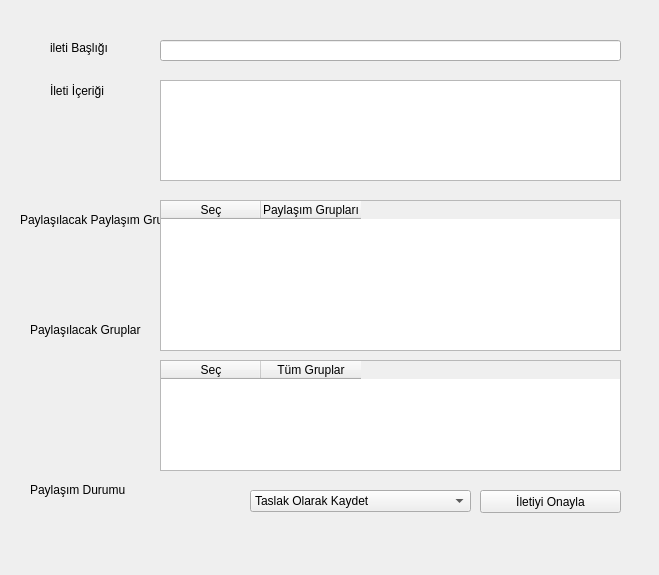
<?xml version="1.0" encoding="UTF-8"?>
<ui version="4.0">
 <class>Form</class>
 <widget class="QWidget" name="Form">
  <property name="geometry">
   <rect>
    <x>0</x>
    <y>0</y>
    <width>659</width>
    <height>575</height>
   </rect>
  </property>
  <property name="windowTitle">
   <string>Yeni İleti Ekranı</string>
  </property>
  <widget class="QLineEdit" name="ileti_basligi">
   <property name="geometry">
    <rect>
     <x>160</x>
     <y>40</y>
     <width>461</width>
     <height>21</height>
    </rect>
   </property>
  </widget>
  <widget class="QLabel" name="label">
   <property name="geometry">
    <rect>
     <x>50</x>
     <y>40</y>
     <width>81</width>
     <height>16</height>
    </rect>
   </property>
   <property name="text">
    <string>ileti Başlığı</string>
   </property>
  </widget>
  <widget class="QLabel" name="label_2">
   <property name="geometry">
    <rect>
     <x>50</x>
     <y>80</y>
     <width>81</width>
     <height>21</height>
    </rect>
   </property>
   <property name="text">
    <string>İleti İçeriği</string>
   </property>
  </widget>
  <widget class="QLabel" name="label_3">
   <property name="geometry">
    <rect>
     <x>20</x>
     <y>210</y>
     <width>151</width>
     <height>20</height>
    </rect>
   </property>
   <property name="text">
    <string>Paylaşılacak Paylaşım Grupları</string>
   </property>
  </widget>
  <widget class="QLabel" name="label_4">
   <property name="geometry">
    <rect>
     <x>30</x>
     <y>320</y>
     <width>151</width>
     <height>20</height>
    </rect>
   </property>
   <property name="text">
    <string>Paylaşılacak Gruplar</string>
   </property>
  </widget>
  <widget class="QLabel" name="label_5">
   <property name="geometry">
    <rect>
     <x>30</x>
     <y>480</y>
     <width>151</width>
     <height>20</height>
    </rect>
   </property>
   <property name="text">
    <string>Paylaşım Durumu</string>
   </property>
  </widget>
  <widget class="QComboBox" name="paylasim_durumu">
   <property name="geometry">
    <rect>
     <x>250</x>
     <y>490</y>
     <width>221</width>
     <height>22</height>
    </rect>
   </property>
   <item>
    <property name="text">
     <string>Taslak Olarak Kaydet</string>
    </property>
   </item>
   <item>
    <property name="text">
     <string>Paylaş</string>
    </property>
   </item>
  </widget>
  <widget class="QPushButton" name="onayla">
   <property name="geometry">
    <rect>
     <x>480</x>
     <y>490</y>
     <width>141</width>
     <height>23</height>
    </rect>
   </property>
   <property name="text">
    <string>İletiyi Onayla</string>
   </property>
  </widget>
  <widget class="QTableWidget" name="gruplar">
   <property name="geometry">
    <rect>
     <x>160</x>
     <y>360</y>
     <width>461</width>
     <height>111</height>
    </rect>
   </property>
   <column>
    <property name="text">
     <string>Seç</string>
    </property>
   </column>
   <column>
    <property name="text">
     <string>Tüm Gruplar</string>
    </property>
   </column>
  </widget>
  <widget class="QTableWidget" name="paylasim_gruplari">
   <property name="geometry">
    <rect>
     <x>160</x>
     <y>200</y>
     <width>461</width>
     <height>151</height>
    </rect>
   </property>
   <column>
    <property name="text">
     <string>Seç</string>
    </property>
   </column>
   <column>
    <property name="text">
     <string>Paylaşım Grupları</string>
    </property>
   </column>
  </widget>
  <widget class="QTextEdit" name="ileti_icerigi">
   <property name="geometry">
    <rect>
     <x>160</x>
     <y>80</y>
     <width>461</width>
     <height>101</height>
    </rect>
   </property>
  </widget>
 </widget>
 <resources/>
 <connections>
  <connection>
   <sender>onayla</sender>
   <signal>clicked()</signal>
   <receiver>Form</receiver>
   <slot>ileti_onay()</slot>
   <hints>
    <hint type="sourcelabel">
     <x>513</x>
     <y>461</y>
    </hint>
    <hint type="destinationlabel">
     <x>415</x>
     <y>453</y>
    </hint>
   </hints>
  </connection>
 </connections>
 <slots>
  <slot>ileti_onay()</slot>
 </slots>
</ui>
